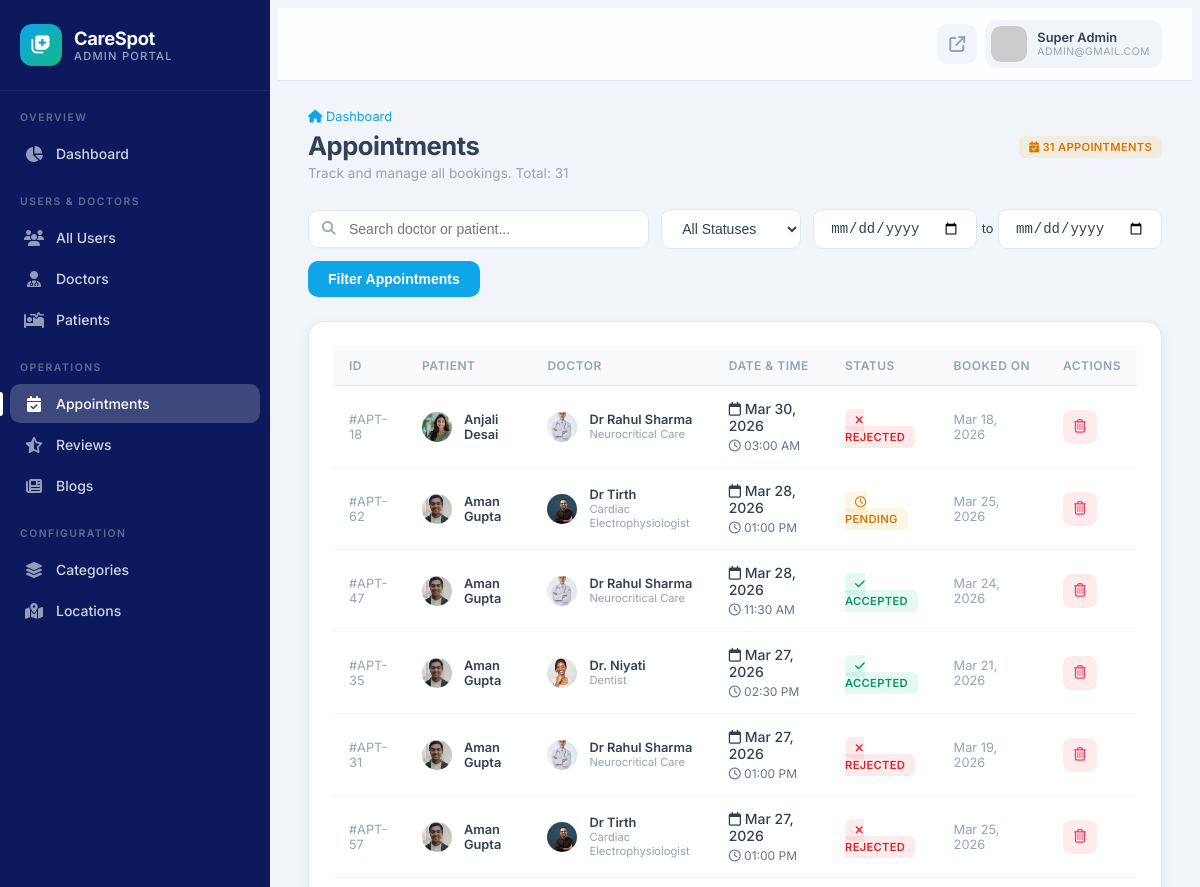
/site-admin/appointments/ (signed in, upper part), run on an earlier commit of the app's database.
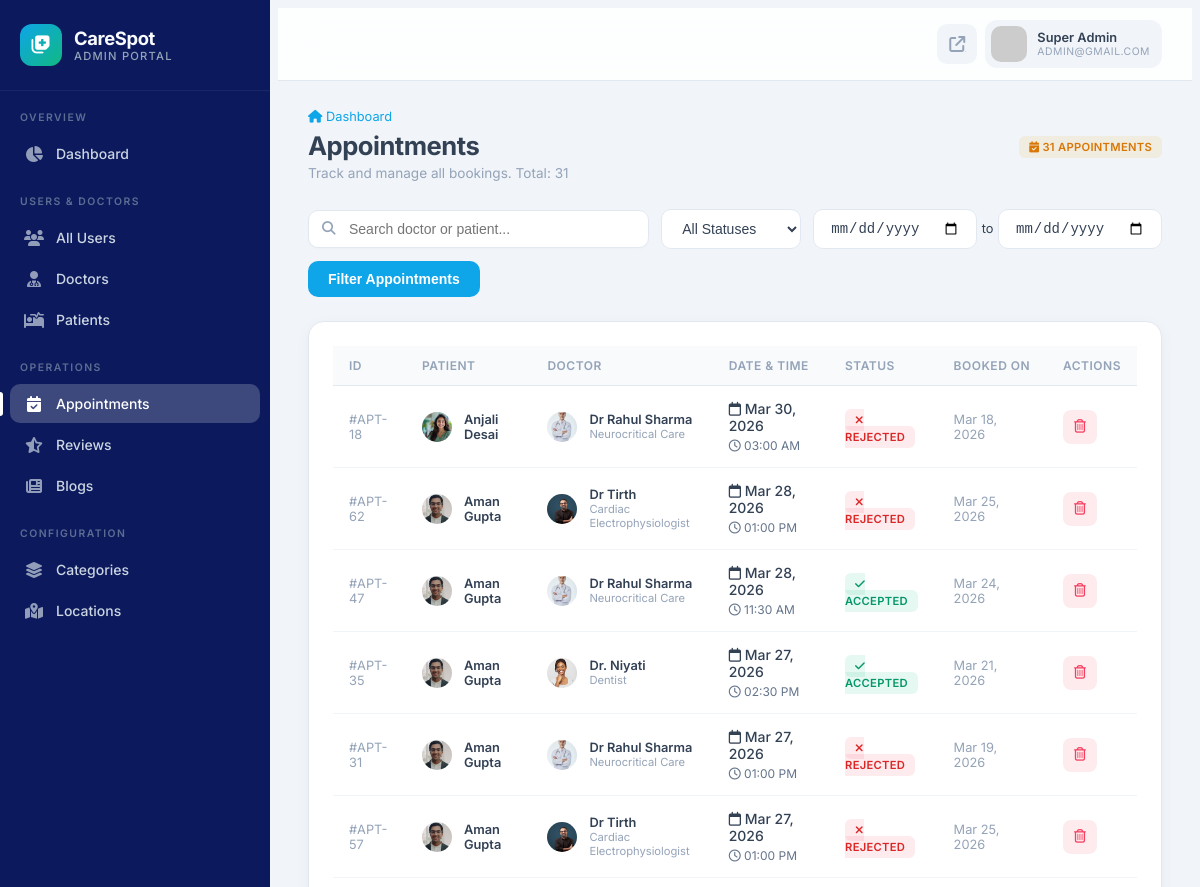
And on a later commit of the database.
### user/models.py (models this page shows, shortened)
class tblAppointment(models.Model):
    appointmentID=models.AutoField(primary_key=True)
    clientID=models.ForeignKey(tblClient,on_delete=models.CASCADE)
    doctorID=models.ForeignKey(tblDoctor,on_delete=models.CASCADE)
    appointmentDate=models.DateField()
    appointmentTime=models.TimeField()
    mode=models.CharField(max_length=20, default='offline', choices=[('online', 'Online'), ('offline', 'Offline')])
    meetLink=models.TextField(max_length=500, null=True, blank=True)
    isAccepted=models.BooleanField(default=False)
    isRejected=models.BooleanField(default=False)
    createdDT=models.DateTimeField(auto_now_add=True, null=True)

class tblClient(models.Model):
    clientID=models.AutoField(primary_key=True)
    userID=models.ForeignKey(tblUser,on_delete=models.CASCADE)
    name=models.TextField(max_length=50)
    description=models.TextField(max_length=500)
    address=models.TextField(max_length=100)
    dob=models.DateField()
    gender=models.TextField(max_length=10)
    bloodGroup=models.TextField(max_length=10)

class tblUser(models.Model):
    userID=models.AutoField(primary_key=True)
    userName=models.TextField(max_length=50)
    password=models.TextField(max_length=10)
    registrationDT=models.DateTimeField(auto_now_add=True)
    profilePic=models.ImageField(upload_to='images/')
    email=models.TextField(max_length=100)
    mobileNumber=models.TextField(max_length=15)
    cityID=models.ForeignKey(tblCity,on_delete=models.CASCADE)
    IsDoctor=models.BooleanField(default=False)
    last_seen=models.DateTimeField(null=True, blank=True)

class tblDoctor(models.Model):
    doctorID=models.AutoField(primary_key=True)
    userID=models.ForeignKey(tblUser,on_delete=models.CASCADE)
    displayName=models.TextField(max_length=50)
    displayContact=models.TextField(max_length=15)
    bio=models.TextField(max_length=500)
    subcategoryID=models.ForeignKey(tblSubcategory,on_delete=models.CASCADE)
    displayAddress=models.TextField(max_length=100)
    yearOfExperience=models.IntegerField()
    licenseNo=models.TextField(max_length=50)
    documents=models.FileField(upload_to='doctor_documents/')
    mode=models.IntegerField(default=1)
    consultationFees=models.DecimalField(max_digits=10, decimal_places=2, default=500.00)
    approval_status = models.CharField(max_length=20, default='pending', choices=[('pending', 'Pending'), ('approved', 'Approved'), ('rejected', 'Rejected')])

class tblSubcategory(models.Model):
    subcategoryID=models.AutoField(primary_key=True)
    subcategoryName=models.TextField(max_length=50)
    CategoryID=models.ForeignKey(tblCategory,on_delete=models.CASCADE)

### customadmin/views.py (the view)
# urls.py: path('appointments/', views.admin_appointments, name='admin_appointments'),
@admin_login_required
def admin_appointments(request):
    query = request.GET.get('q', '').strip()
    status_filter = request.GET.get('status', '').strip()
    date_from = request.GET.get('date_from', '').strip()
    date_to = request.GET.get('date_to', '').strip()
    appointments = tblAppointment.objects.select_related(
        'clientID', 'doctorID'
    ).order_by('-appointmentDate', '-appointmentTime')
    if query:
        appointments = appointments.filter(
            Q(clientID__name__icontains=query) |
            Q(doctorID__displayName__icontains=query)
        )
    if status_filter == 'pending':
        appointments = appointments.filter(isAccepted=False, isRejected=False)
    elif status_filter == 'accepted':
        appointments = appointments.filter(isAccepted=True)
    elif status_filter == 'rejected':
        appointments = appointments.filter(isRejected=True)
    if date_from:
        appointments = appointments.filter(appointmentDate__gte=date_from)
    if date_to:
        appointments = appointments.filter(appointmentDate__lte=date_to)
    context = {
        'appointments': appointments,
        'query': query,
        'status_filter': status_filter,
        'date_from': date_from,
        'date_to': date_to,
        'total_count': appointments.count(),
    }
    return render(request, 'customadmin/admin_appointments.html', context)

### customadmin/templates/customadmin/admin_appointments.html (shortened to what the changed rows need)
{% extends 'customadmin/admin_base.html' %}
{% block page_title %}Appointments{% endblock %}
{% block content %}
<div class="admin-card animate-in">
    <div class="admin-card-body p-0">
        <div class="admin-table-wrapper">
            <table class="admin-table">
                <thead>
                    <tr>
                        <th>ID</th>
                        <th>Patient</th>
                        <th>Doctor</th>
                        <th>Date & Time</th>
                        <th>Status</th>
                        <th>Booked On</th>
                        <th class="text-center">Actions</th>
                    </tr>
                </thead>
                <tbody>
                    {% for appt in appointments %}
                    <tr>
                        <td style="font-size: 0.8rem; color: var(--admin-text-muted);">#APT-{{ appt.appointmentID }}</td>
                        <td>
                            <div class="user-cell">
                                <img src="{{ appt.clientID.userID.profilePic.url|default:'https://ui-avatars.com/api/?name=User&background=64748b&color=fff' }}" alt="" style="width: 30px; height: 30px; border-radius: 50%;">
                                <div class="user-cell-info">
                                    <div class="name" style="font-size: 0.8rem;">{{ appt.clientID.name }}</div>
                                </div>
                            </div>
                        </td>
                        <td>
                            <div class="user-cell">
                                <img src="{{ appt.doctorID.userID.profilePic.url|default:'https://ui-avatars.com/api/?name=Dr&background=0ea5e9&color=fff' }}" alt="" style="width: 30px; height: 30px; border-radius: 50%;">
                                <div class="user-cell-info">
                                    <div class="name" style="font-size: 0.8rem;">{{ appt.doctorID.displayName }}</div>
                                    <div class="email" style="font-size: 0.7rem;">{{ appt.doctorID.subcategoryID.subcategoryName }}</div>
                                </div>
                            </div>
                        </td>
                        <td>
                            <div style="font-weight: 500;"><i class="fa-regular fa-calendar text-primary me-1"></i> {{ appt.appointmentDate|date:"M d, Y" }}</div>
                            <div style="font-size: 0.75rem; color: #64748b; margin-top: 4px;">
                                <i class="fa-regular fa-clock me-1"></i> {{ appt.appointmentTime|time:"h:i A" }}
                            </div>
                        </td>
                        <td>
                            {% if appt.isAccepted %}
                                <span class="badge-admin success"><i class="fa-solid fa-check me-1"></i> Accepted</span>
                            {% elif appt.isRejected %}
                                <span class="badge-admin danger"><i class="fa-solid fa-xmark me-1"></i> Rejected</span>
                            {% else %}
                                <span class="badge-admin warning"><i class="fa-regular fa-clock me-1"></i> Pending</span>
                            {% endif %}
                        </td>
                        <td style="font-size: 0.8rem; color: var(--admin-text-muted);">{{ appt.createdDT|date:"M d, Y" }}</td>
                        <td class="text-center">
                            <button type="button" class="action-btn delete" onclick="showDeleteModal('{% url 'customadmin:admin_appointment_delete' appt.appointmentID %}', 'appointment #APT-{{ appt.appointmentID }}')" title="Delete Appointment">
                                <i class="fa-regular fa-trash-can"></i>
                            </button>
                        </td>
                    </tr>
                    {% endfor %}
                </tbody>
            </table>
        </div>
    </div>
</div>
{% endblock %}

What changed in the data, as far as the page shows it:
changed tblAppointment id 62: isRejected "PENDING" → "REJECTED"
